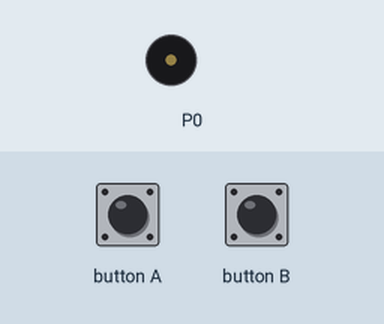
The program below on a simulated BBC micro:bit running MicroPython. Parts: buzzer (waves = sounding). The inputs (shaded band) are chosen by the test bench.

Above: at 1.2 s.
1.3 s: button A pressed for 0.15 s
At 1.54 s:
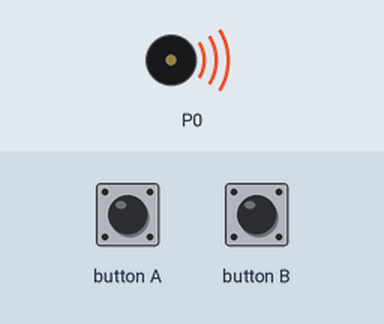
4.3 s: button B pressed for 3.2 s
Timing chart, 0 to 14.8 s (numbered marks = the images above; inputs shaded):
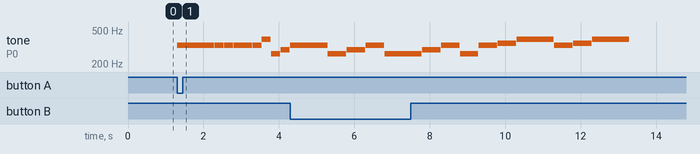

Measured:
- after the input at 1.3 s, tone on P0: plays 330 Hz for 0.24 s, 330 Hz for 0.24 s, 330 Hz for 0.49 s, 330 Hz for 0.24 s, 330 Hz for 0.24 s, 330 Hz for 0.49 s … (10 notes in this stretch), starting at once

The program:

music.py
```python
import music
from microbit import *

song_hello = ["C4:4", "D", "E", "C", "C", "D", "E", "C", "E", "F", "G:8", "E:4", "F", "G:8"] #동요 '안녕'재생(출처: https://microbit-micropython.readthedocs.io/en/v1.0.1/tutorials/music.html)

carol =  [ 'e:2','e:2','e:4', 'e:2','e:2','e:4', 'e:2','g:2','c','d', 'e:8'] #크리스마스 캐롤

while True:
    if button_a.is_pressed(): #버튼 A가 눌렸다면
        music.play(carol) #캐롤 재생
    elif button_b.is_pressed(): #B가 눌렸다면
        music.play(song_hello) #동요 '안녕' 재생
```
